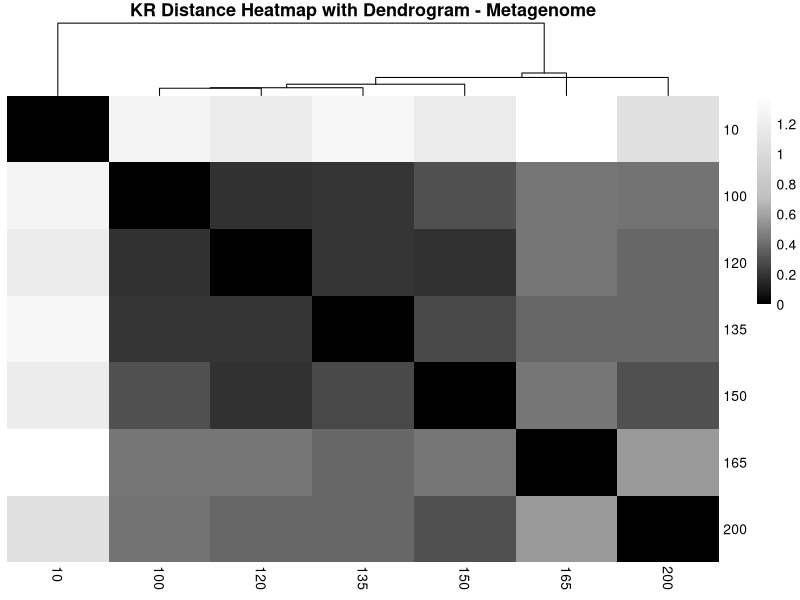

This figure's R source:
#Beta Diversity
library(tidyverse)
library(pheatmap)
beta_data <- read_csv("SI072_NirK_beta_diversity.csv")
head(beta_data)

# Split 'sample_1' and 'sample_2' into their components (optional but useful for clarity)
beta_data <- beta_data %>%
  mutate(
    sample_1 = gsub("_NirK_complete_profile", "", sample_1),
    sample_2 = gsub("_NirK_complete_profile", "", sample_2)
  ) %>%
  mutate(
    sample_1 = gsub("SI072_", "", sample_1),
    sample_2 = gsub("SI072_", "", sample_2)
  )%>%
  mutate(
    sample_1 = as.numeric(gsub("m", "", sample_1)),
    sample_2 = as.numeric(gsub("m", "", sample_2))
  )

# Generate a list of all unique samples from both columns
all_samples <- sort(unique(c(beta_data$sample_1, beta_data$sample_2)))

# Create an empty matrix filled with NA
beta_matrix_complete <- matrix(NA,
                               nrow = length(all_samples),
                               ncol = length(all_samples),
                               dimnames = list(all_samples, all_samples))

# Fill in the matrix symmetrically
for (i in seq_len(nrow(beta_data))) {
  row_name <- as.character(beta_data$sample_1[i])
  col_name <- as.character(beta_data$sample_2[i])
  value <- beta_data$Z_1[i]
  
  # Assign value to both [row, col] and [col, row] to make it symmetrical
  beta_matrix_complete[row_name, col_name] <- value
  beta_matrix_complete[col_name, row_name] <- value
}

# Replace NA with 0 if desired (or leave as NA for missing values)
beta_matrix_complete[is.na(beta_matrix_complete)] <- 0  

# Convert to a data frame for compatibility with pheatmap
beta_matrix_clean <- as.data.frame(beta_matrix_complete)

# View the completed matrix
print(beta_matrix_clean)

# Sort rows by their names or a specific column
sorted_matrix <- beta_matrix_clean[order(rownames(beta_matrix_clean)), , drop = FALSE]

# Cluster columns
col_clust <- hclust(dist(t(sorted_matrix)))  # Create column dendrogram
# Flip dendrogram branches if desired
col_clust$order <- order(rownames(beta_matrix_clean))

# Plot the heatmap
pheatmap(as.matrix(sorted_matrix),
         cluster_rows = FALSE,
         cluster_cols = col_clust,
         scale = "none",
         color = colorRampPalette(c("black", "grey", "white"))(100),
         border_color = NA,
         main = "KR Distance Heatmap with Dendrogram - Metagenome")
